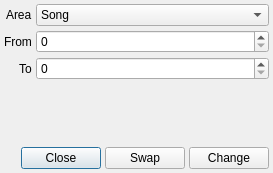
<?xml version="1.0" encoding="UTF-8"?>
<ui version="4.0">
 <class>ChangeInstrumentDialog</class>
 <widget class="QDialog" name="ChangeInstrumentDialog">
  <property name="geometry">
   <rect>
    <x>0</x>
    <y>0</y>
    <width>273</width>
    <height>173</height>
   </rect>
  </property>
  <property name="windowTitle">
   <string>Change Instrument</string>
  </property>
  <layout class="QVBoxLayout" name="verticalLayout">
   <property name="spacing">
    <number>4</number>
   </property>
   <property name="margin">
    <number>4</number>
   </property>
   <item>
    <layout class="QFormLayout" name="formLayout">
     <property name="fieldGrowthPolicy">
      <enum>QFormLayout::AllNonFixedFieldsGrow</enum>
     </property>
     <property name="labelAlignment">
      <set>Qt::AlignRight|Qt::AlignTrailing|Qt::AlignVCenter</set>
     </property>
     <item row="0" column="0">
      <widget class="QLabel" name="label">
       <property name="text">
        <string>Area</string>
       </property>
       <property name="buddy">
        <cstring>comboBoxArea</cstring>
       </property>
      </widget>
     </item>
     <item row="1" column="0">
      <widget class="QLabel" name="label_2">
       <property name="text">
        <string>From</string>
       </property>
       <property name="buddy">
        <cstring>spinBoxFrom</cstring>
       </property>
      </widget>
     </item>
     <item row="2" column="0">
      <widget class="QLabel" name="label_3">
       <property name="text">
        <string>To</string>
       </property>
       <property name="buddy">
        <cstring>spinBoxTo</cstring>
       </property>
      </widget>
     </item>
     <item row="0" column="1">
      <widget class="QComboBox" name="comboBoxArea">
       <item>
        <property name="text">
         <string>Song</string>
        </property>
       </item>
       <item>
        <property name="text">
         <string>Block</string>
        </property>
       </item>
       <item>
        <property name="text">
         <string>Track</string>
        </property>
       </item>
       <item>
        <property name="text">
         <string>Selection</string>
        </property>
       </item>
      </widget>
     </item>
     <item row="1" column="1">
      <widget class="QSpinBox" name="spinBoxFrom"/>
     </item>
     <item row="2" column="1">
      <widget class="QSpinBox" name="spinBoxTo"/>
     </item>
    </layout>
   </item>
   <item>
    <layout class="QHBoxLayout" name="horizontalLayout">
     <property name="spacing">
      <number>4</number>
     </property>
     <item>
      <widget class="QDialogButtonBox" name="buttonBox">
       <property name="orientation">
        <enum>Qt::Horizontal</enum>
       </property>
       <property name="standardButtons">
        <set>QDialogButtonBox::Close</set>
       </property>
      </widget>
     </item>
     <item>
      <widget class="QPushButton" name="pushButtonSwap">
       <property name="text">
        <string>Swap</string>
       </property>
      </widget>
     </item>
     <item>
      <widget class="QPushButton" name="pushButtonChange">
       <property name="text">
        <string>Change</string>
       </property>
      </widget>
     </item>
    </layout>
   </item>
  </layout>
 </widget>
 <resources/>
 <connections>
  <connection>
   <sender>buttonBox</sender>
   <signal>accepted()</signal>
   <receiver>ChangeInstrumentDialog</receiver>
   <slot>accept()</slot>
   <hints>
    <hint type="sourcelabel">
     <x>248</x>
     <y>254</y>
    </hint>
    <hint type="destinationlabel">
     <x>157</x>
     <y>274</y>
    </hint>
   </hints>
  </connection>
  <connection>
   <sender>buttonBox</sender>
   <signal>rejected()</signal>
   <receiver>ChangeInstrumentDialog</receiver>
   <slot>reject()</slot>
   <hints>
    <hint type="sourcelabel">
     <x>316</x>
     <y>260</y>
    </hint>
    <hint type="destinationlabel">
     <x>286</x>
     <y>274</y>
    </hint>
   </hints>
  </connection>
 </connections>
</ui>
